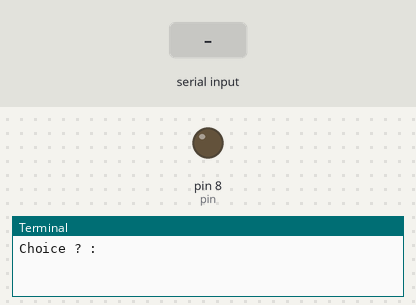
Simulated run of this program. Board: Raspberry Pi (header pin numbers). Parts: output pins drawn as LEDs (lit = HIGH), the last lines printed to the terminal. The inputs (shaded band) are chosen by the test bench.

Above: at 1.2 s.
1.3 s: "1" typed at the terminal, then Enter
2.8 s: "1" typed at the terminal, then Enter
At 3.1 s:
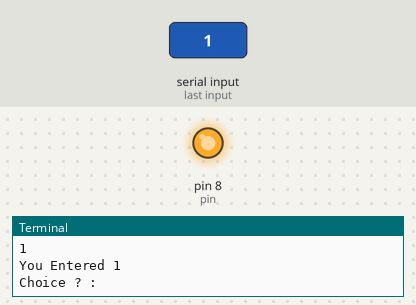
4.3 s: "5" typed at the terminal, then Enter
Timing chart, 0 to 7.3 s (numbered marks = the images above; inputs shaded):
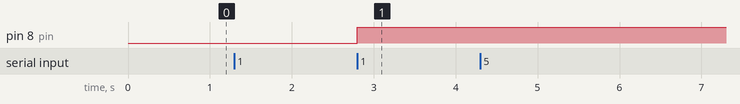

Measured:
- after the input at 2.8 s, pin 8 (pin): LOW → HIGH at once

The program:

relay.py
```python
import RPi.GPIO as gpio

gpio.setmode(gpio.BOARD)
pin=8
gpio.setup(pin,gpio.OUT)
status=True
try:
    while True:

        k=int(input("Choice ? :"))
        if k==1:
            status=not status
            gpio.output(pin,status)
            print("You Entered 1")
        else:
            print("Usage <1> Enter (1 is the switch)")

except KeyboardInterrupt as key:
    gpio.cleanup()
    print(key)

except Exception as e:
    print(e)
    gpio.cleanup()
```
